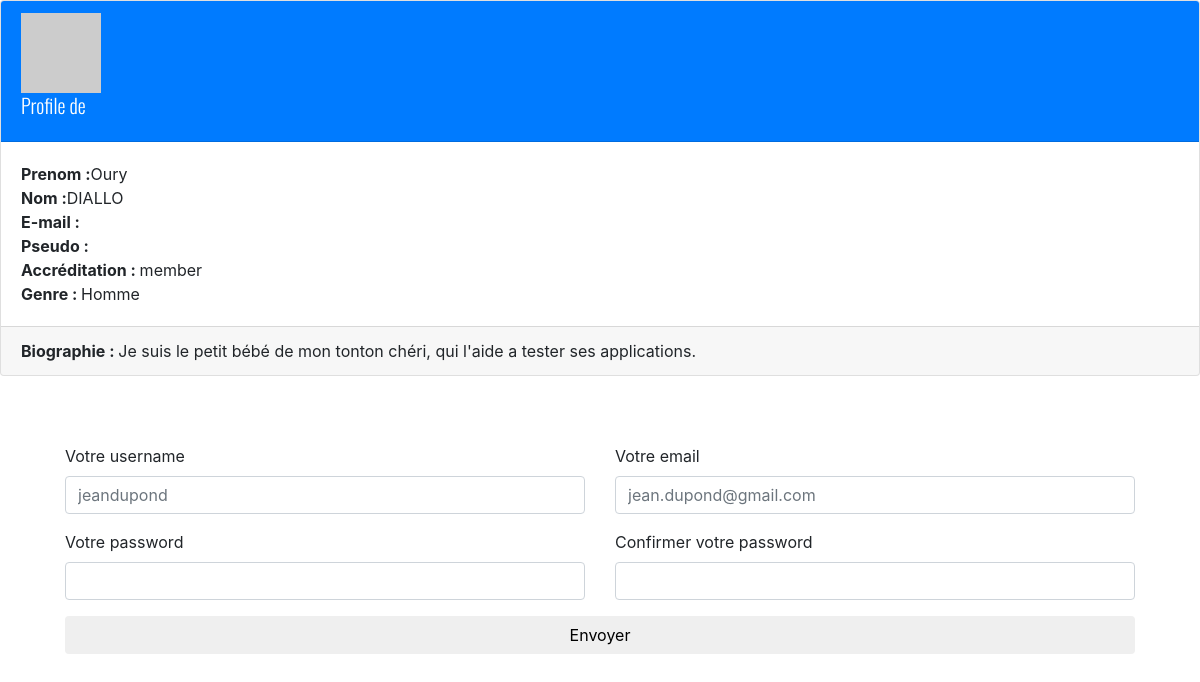
Page /test.php on the committed database.
### tables this page shows
CREATE TABLE `user_infos` (
  `id` int(11) NOT NULL AUTO_INCREMENT,
  `lastname` varchar(150) NOT NULL,
  `firstname` varchar(255) NOT NULL,
  `gender` varchar(15) DEFAULT 'Homme',
  `biography` text,
  `created_at` datetime DEFAULT CURRENT_TIMESTAMP,
  `updated_at` datetime DEFAULT CURRENT_TIMESTAMP,
  PRIMARY KEY (`id`)
);

CREATE TABLE `roles` (
  `id` int(11) NOT NULL AUTO_INCREMENT,
  `name` enum('member','moderator','admin') DEFAULT 'member',
  `level` enum('1','2','3') DEFAULT '1',
  PRIMARY KEY (`id`)
);

### func/utility.php (called while the page is built, shortened)
<?php
require_once dirname(__DIR__) . DIRECTORY_SEPARATOR . 'core' . DIRECTORY_SEPARATOR . 'database.php';
function find_user_role($id)
{
    global $db;
    $sql = $db->prepare("SELECT id, level, name
                    FROM roles
                    WHERE id = :id
                    ");
    $sql->execute(["id" => $id]);
    $data = $sql->fetch(PDO::FETCH_OBJ);
    return $data;
}
function user_infos_completed($id)
{
    global $db;
    $req = $db->prepare("SELECT id, firstname, lastname, gender, biography
                    FROM user_infos
                    WHERE id = :id
                    ");
    $req->execute(["id" => $id]);
    $data = $req->fetch(PDO::FETCH_OBJ);
    return $data;
}
function get_avatar_url($email, $size = 30)
{
    return "https://www.gravatar.com/avatar/" . md5(mb_strtolower(trim($email))) . "?s=" . $size;
}

### test.php (the view, shortened to what this page needs)
<?php
require_once __DIR__ . DIRECTORY_SEPARATOR . 'func' . DIRECTORY_SEPARATOR . 'utility.php';
$id = 1;
$user_infos = user_infos_completed($id);
$user_role = find_user_role($id);
?>
<div class="card">
    <div class="card-header bg-primary text-white">
        <img src="<?= get_avatar_url($user->email); ?>" alt="profile de <?= $user->username; ?>">
        <h5 class="card-title lead">Profile de <?= ucfirst($user->username); ?>
        </h5>
    </div>
    <div class="card-body">
        <div class="card-text">
            <strong>Prenom :</strong><?= $user_infos->firstname ?? 'Non renseigne'; ?><br>
            <strong>Nom :</strong><?= $user_infos->lastname ?? ' Non renseigne '; ?><br>
            <strong>E-mail :</strong><?= strtolower($user->email); ?><br>
            <strong>Pseudo :</strong><?= ucfirst($user->username); ?><br>
            <strong>Accréditation : </strong><?= $user_role->name; ?><br>
            <strong>Genre : </strong><?= $user_infos->gender ?? 'Non fourni'; ?>
        </div>
    </div>
    <div class="card-footer">
        <strong>Biographie : </strong>
        <?= $user_infos->biography ?? ' Aucune biographie encore !'; ?><br>
    </div>
</div>
<?php require_once __DIR__ . DIRECTORY_SEPARATOR . 'inc' . DIRECTORY_SEPARATOR . 'header.php'; ?>
<div class="card-body">
    <form action="" method="POST" autocomplete="off">
        <div class="row">
            <div class="form-group col-md-6">
                <label for="username" class="control-label">Votre username</label>
                <input type="text" name="username" id="username" required placeholder="jeandupond"
                    value="<?= $username ?? ''; ?>" class="form-control">
            </div>
            <div class="form-group col-md-6">
                <label for="email" class="control-label">Votre email</label>
                <input type="email" name="email" id="email" required placeholder="jean.dupond@gmail.com"
                    value="<?= $email ?? ''; ?>" class="form-control">
            </div>
        </div>
        <div class="row">
            <div class="form-group col-md-6">
                <label for="password" class="control-label">Votre password</label>
                <input type="password" name="password" id="password" required class="form-control">
            </div>
            <div class="form-group col-md-6">
                <label for="password_confirm" class="control-label">Confirmer votre password</label>
                <input type="password" name="password_confirm" id="password_confirm" required class="form-control">
            </div>
        </div>
        <button type="submit" name="registration" class="btn btn-outline-default btn-block">Envoyer</button>
    </form>
</div>

### css/style.css (style rules this page uses)
* { box-sizing: border-box; margin: 0; padding: 0; }
html, body { height: 100%; font-size: 16px; }
a, h4, h5, h6 { font-family: 'Oswald', cursive, sans-serif; text-decoration: none; }

### rows in the picture
user_infos: firstname "Oury", lastname "DIALLO", gender "Homme", biography "Je suis le petit bébé de mon tonton chéri, qui l'aide a tester ses applications."
roles: name "member"
